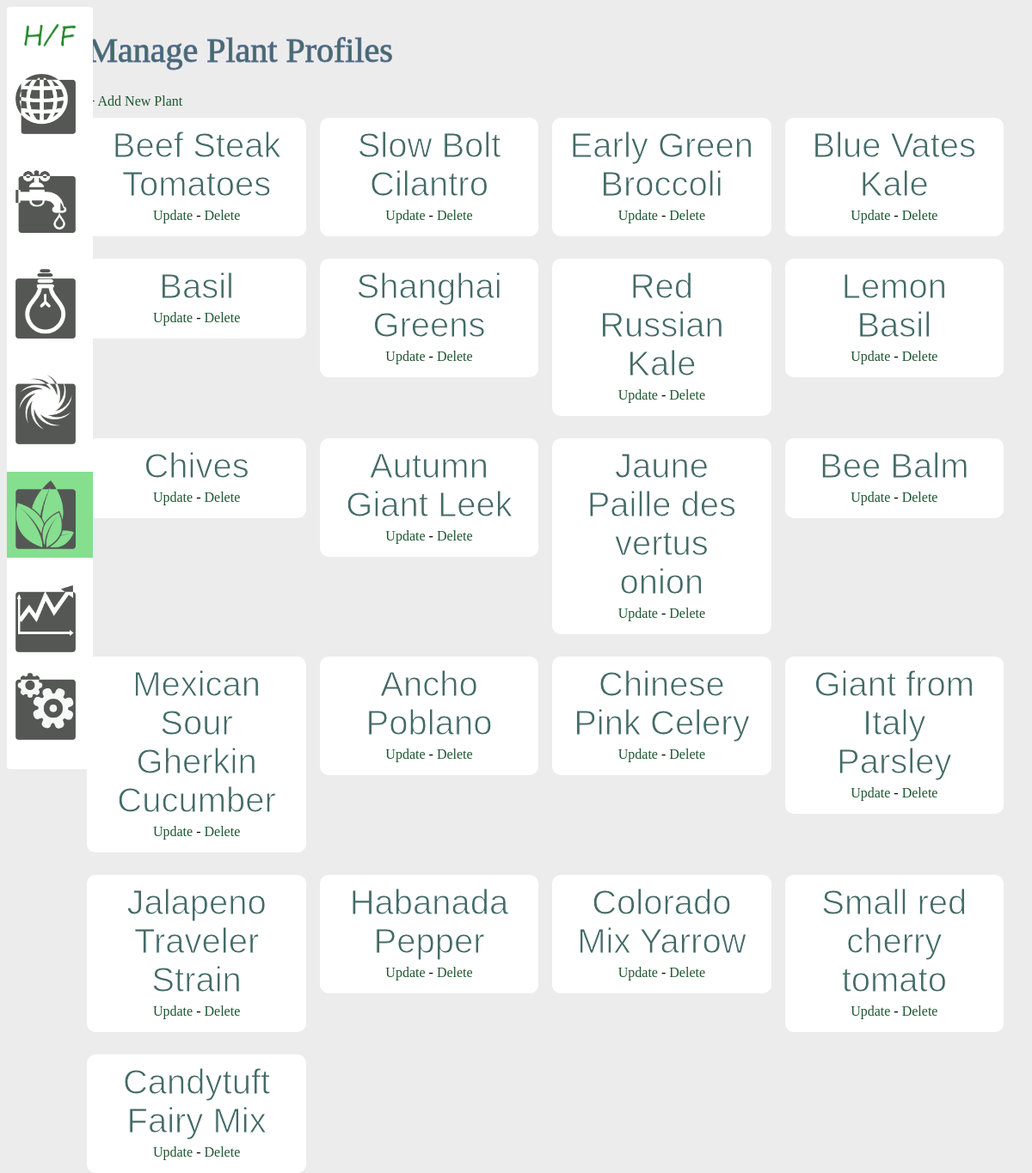
The app's page /plant with its own data.
### models.py (models this page shows)
class Plant(db.Model):
    id = db.Column(db.Integer, primary_key=True)
    name = db.Column(db.String(50), nullable=False)
    best_ec = db.Column(db.Float, nullable=True)
    best_temp = db.Column(db.Integer, nullable=True)
    best_season = db.Column(db.String(15), nullable=True)

### views.py (the view)
@app.route('/plant')
def list_plant_profiles():
    plants = Plant.query.all()
    return render_template('plant/index_plant.html', plants=plants)

### templates/plant/index_plant.html
{% extends 'layout.html' %}
{% block body %}
    <h1>Manage Plant Profiles</h1>
    + <a href="/add_plant">Add New Plant</a>
    <br />
    <div class="container">
        {% for plant in plants %}
            <div class="plant">
                <h2>{{ plant.name }}</h2>
                <a href="/update_plant/{{plant.id}}">Update</a>
                -
                <a href="/delete_plant/{{plant.id}}">Delete</a>
                <br />
            </div>
        {% endfor %}
    </div>
{% endblock %}

### static/css/main.css (style rules this page uses)
body { background: rgb(236,236,236); }
a { text-decoration: none; color: #1E5631; }
h1 { font-weight: normal; font-size: 2.5em; color: #436a67; -webkit-text-stroke-width: 1px; -webkit-text-stroke-color: rgb(92, 112, 149); }
.container { display:grid; grid-template-columns: 1fr 1fr 1fr 1fr; gap: 1em; }
.water, .plant, .light, .air, .pin { background-color: #fff; text-align: center; border-radius: 10px; height: max-content; margin-top:10px; padding: 5px 15px 15px 15px; }
h2 { text-align: center; margin:5px; font-weight:normal; font-size: 2.5em; font-family:arial; color: #436a67; -webkit-text-stroke-width: 1px; -webkit-text-stroke-color: #fff; }

### records on screen
Plant: name "Beef Steak Tomatoes"
Plant: name "Slow Bolt Cilantro"
Plant: name "Early Green Broccoli"
Plant: name "Blue Vates Kale"
Plant: name "Basil"
Plant: name "Shanghai Greens"
Plant: name "Red Russian Kale"
Plant: name "Lemon Basil"
Plant: name "Chives"
Plant: name "Autumn Giant Leek"
Plant: name "Jaune Paille des vertus onion"
Plant: name "Bee Balm"
Plant: name "Mexican Sour Gherkin Cucumber"
Plant: name "Ancho Poblano"
Plant: name "Chinese Pink Celery"
Plant: name "Giant from Italy Parsley"
Plant: name "Jalapeno Traveler Strain"
Plant: name "Habanada Pepper"
Plant: name "Colorado Mix Yarrow"
Plant: name "Small red cherry tomato"
Plant: name "Candytuft Fairy Mix"
